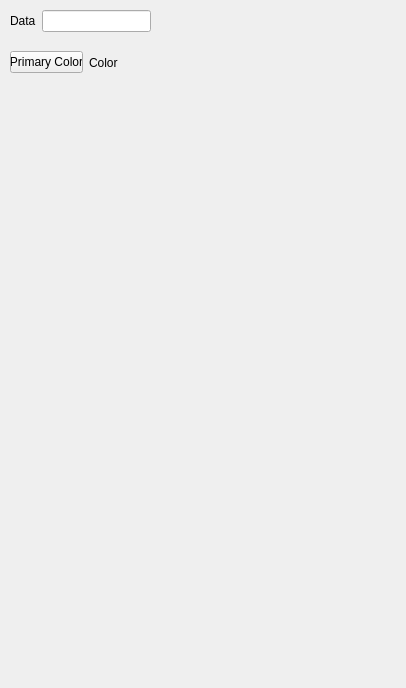
<?xml version="1.0" encoding="UTF-8"?>
<ui version="4.0">
 <class>SettingGlyphForm</class>
 <widget class="QWidget" name="SettingGlyphForm">
  <property name="geometry">
   <rect>
    <x>0</x>
    <y>0</y>
    <width>406</width>
    <height>688</height>
   </rect>
  </property>
  <property name="windowTitle">
   <string>Form</string>
  </property>
  <widget class="QWidget" name="secondaryPropertyForm" native="true">
   <property name="geometry">
    <rect>
     <x>10</x>
     <y>90</y>
     <width>388</width>
     <height>591</height>
    </rect>
   </property>
  </widget>
  <widget class="QWidget" name="layoutWidget">
   <property name="geometry">
    <rect>
     <x>10</x>
     <y>10</y>
     <width>141</width>
     <height>22</height>
    </rect>
   </property>
   <layout class="QHBoxLayout" name="horizontalLayout">
    <item>
     <widget class="QLabel" name="dataLabel">
      <property name="text">
       <string>Data</string>
      </property>
     </widget>
    </item>
    <item>
     <widget class="QLineEdit" name="lineEdit"/>
    </item>
   </layout>
  </widget>
  <widget class="QWidget" name="layoutWidget">
   <property name="geometry">
    <rect>
     <x>10</x>
     <y>50</y>
     <width>108</width>
     <height>25</height>
    </rect>
   </property>
   <layout class="QHBoxLayout" name="horizontalLayout_2">
    <item>
     <widget class="QPushButton" name="colorButton">
      <property name="text">
       <string>Primary Color</string>
      </property>
     </widget>
    </item>
    <item>
     <widget class="QLabel" name="label">
      <property name="text">
       <string>Color</string>
      </property>
     </widget>
    </item>
   </layout>
  </widget>
 </widget>
 <resources/>
 <connections/>
</ui>
